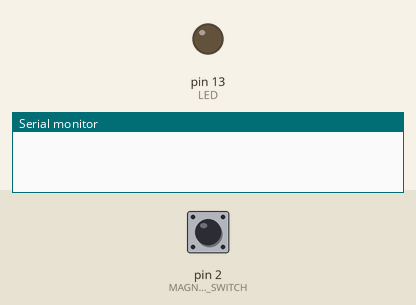
The sketch below on a simulated Arduino Uno, built with avr-gcc and run on an emulated ATmega328P. Parts: output pins drawn as LEDs (lit = HIGH), the last lines printed to the serial monitor. Dashed ring = blinking. The inputs (shaded band) are chosen by the test bench; at power-on: pin 2 (MAGNETIC_SWITCH) HIGH.

Above: at 1.3 s.
1.4 s: pin 2 (MAGNETIC_SWITCH) pulled LOW for 1 s
At 1.46 s:
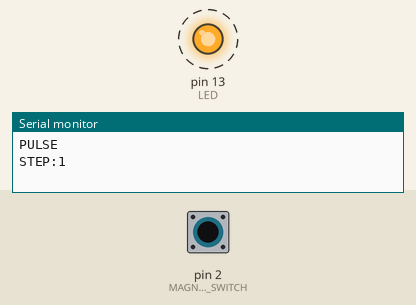
10.0 s: pin 2 (MAGNETIC_SWITCH) pulled LOW for 3.2 s
At 10.06 s:
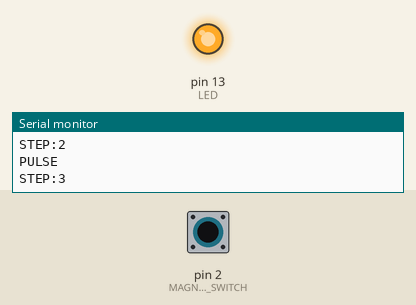
Timing chart, 0 to 14.8 s (numbered marks = the images above; inputs shaded):
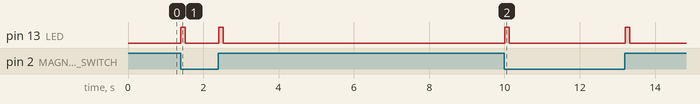

The sketch:

Capteur_ILS.ino
```cpp
#define MAGNETIC_SWITCH 2
#define LED 13

#include <Arduino.h>

volatile bool pulseFlag = false;
volatile unsigned long lastIsrMillis = 0;
unsigned long lastValidPulse = 0;
const unsigned long debounceMs = 50;
unsigned long stepCount = 0;
unsigned long ledOffAt = 0;
const unsigned long heartbeatInterval = 10000;
unsigned long lastHeartbeat = 0;
bool useInterrupt = false;
int lastSwitchState = HIGH;

void handleInterrupt() {
  unsigned long now = millis();
  if (now - lastIsrMillis > 10) {
    lastIsrMillis = now;
    pulseFlag = true;
  }
}

void flashLed(unsigned long ms = 120) {
  digitalWrite(LED, HIGH);
  ledOffAt = millis() + ms;
}

void countPulse() {
  unsigned long now = millis();
  if (now - lastValidPulse >= debounceMs) {
    lastValidPulse = now;
    stepCount++;
    Serial.println("PULSE");
    Serial.print("STEP:");
    Serial.println(stepCount);
    flashLed(120);
  }
}

void processSerialCommands() {
  if (!Serial.available()) return;
  String cmd = Serial.readStringUntil('\n');
  cmd.trim();
  if (cmd.equalsIgnoreCase("RESET")) {
    stepCount = 0;
    Serial.println("STEP:0");
    Serial.println("MSG:RESET OK");
  } else if (cmd.equalsIgnoreCase("GET")) {
    Serial.print("TOTAL:");
    Serial.println(stepCount);
  } else {
    Serial.print("MSG:UNKNOWN ");
    Serial.println(cmd);
  }
}

void setup() {
  pinMode(MAGNETIC_SWITCH, INPUT_PULLUP);
  pinMode(LED, OUTPUT);
  digitalWrite(LED, LOW);
  Serial.begin(9600);
  delay(100);
  if (digitalPinToInterrupt(MAGNETIC_SWITCH) != NOT_AN_INTERRUPT) {
    attachInterrupt(digitalPinToInterrupt(MAGNETIC_SWITCH), handleInterrupt, CHANGE);
    useInterrupt = true;
  } else {
    useInterrupt = false;
  }
  lastSwitchState = digitalRead(MAGNETIC_SWITCH);
  lastHeartbeat = millis();
}

void loop() {
  if (useInterrupt) {
    if (pulseFlag) {
      pulseFlag = false;
      countPulse();
    }
  } else {
    int state = digitalRead(MAGNETIC_SWITCH);
    if (state != lastSwitchState) {
      lastSwitchState = state;
      if (state == LOW) {
        countPulse();
      }
    }
  }
  if (ledOffAt && millis() >= ledOffAt) {
    digitalWrite(LED, LOW);
    ledOffAt = 0;
  }
  if (millis() - lastHeartbeat >= heartbeatInterval) {
    lastHeartbeat = millis();
    Serial.print("TOTAL:");
    Serial.println(stepCount);
  }
  processSerialCommands();
  delay(10);
}
```

Measured:
- after the input at 1.4 s, pin 13 (LED): alternates HIGH for 0.12 s and LOW for 0.88 s, 4 changes in all, then stays LOW, starting at once
- after the input at 10.0 s, pin 13 (LED): alternates HIGH for 0.12 s and LOW for 3.1 s, starting at once
